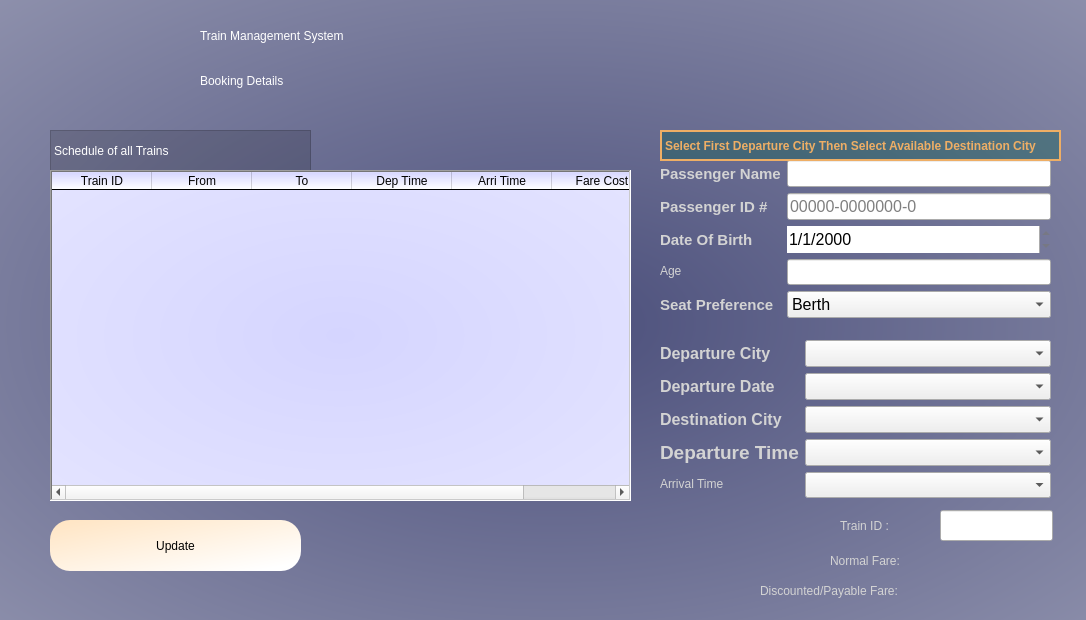
<?xml version="1.0" encoding="UTF-8"?>
<ui version="4.0">
 <class>Booknow</class>
 <widget class="QWidget" name="Booknow">
  <property name="geometry">
   <rect>
    <x>0</x>
    <y>0</y>
    <width>1086</width>
    <height>620</height>
   </rect>
  </property>
  <property name="windowTitle">
   <string>Form</string>
  </property>
  <property name="styleSheet">
   <string notr="true">QWidget#Booknow{
background-color:qradialgradient(spread:pad, cx:0.51165, cy:0.523, radius:2, fx:0.511, fy:0.522727, stop:0 rgba(75, 79, 123, 255), stop:1 rgba(255, 255, 255, 255))}</string>
  </property>
  <widget class="QLabel" name="label">
   <property name="geometry">
    <rect>
     <x>200</x>
     <y>-10</y>
     <width>421</width>
     <height>91</height>
    </rect>
   </property>
   <property name="styleSheet">
    <string notr="true">
font: 26pt &quot;Segoe UI&quot;;color:rgb(255,255,255)</string>
   </property>
   <property name="text">
    <string>Train Management System</string>
   </property>
  </widget>
  <widget class="QLabel" name="label_2">
   <property name="geometry">
    <rect>
     <x>0</x>
     <y>0</y>
     <width>191</width>
     <height>121</height>
    </rect>
   </property>
   <property name="text">
    <string/>
   </property>
   <property name="pixmap">
    <pixmap>../Downloads/train-station.png</pixmap>
   </property>
   <property name="scaledContents">
    <bool>true</bool>
   </property>
  </widget>
  <widget class="QPushButton" name="submitButton">
   <property name="geometry">
    <rect>
     <x>50</x>
     <y>520</y>
     <width>251</width>
     <height>51</height>
    </rect>
   </property>
   <property name="styleSheet">
    <string notr="true">font:600 16pt &quot;Segoe UI&quot;;
border-radius:20px;background-color:
qlineargradient(spread:pad, x1:0, y1:0, x2:1, y2:1, stop:0 rgba(255, 228, 194, 255), stop:0.914773 rgba(255, 255, 255, 255))</string>
   </property>
   <property name="text">
    <string>Update</string>
   </property>
  </widget>
  <widget class="QLabel" name="label_3">
   <property name="geometry">
    <rect>
     <x>200</x>
     <y>60</y>
     <width>221</width>
     <height>41</height>
    </rect>
   </property>
   <property name="styleSheet">
    <string notr="true">font: 20pt &quot;Segoe UI&quot;;color:rgb(255, 255, 255)</string>
   </property>
   <property name="text">
    <string>Booking Details</string>
   </property>
  </widget>
  <widget class="QWidget" name="formLayoutWidget">
   <property name="geometry">
    <rect>
     <x>660</x>
     <y>160</y>
     <width>391</width>
     <height>181</height>
    </rect>
   </property>
   <layout class="QFormLayout" name="formLayout">
    <item row="0" column="0">
     <widget class="QLabel" name="passengerName">
      <property name="font">
       <font>
        <pointsize>11</pointsize>
        <italic>false</italic>
        <bold>true</bold>
       </font>
      </property>
      <property name="styleSheet">
       <string notr="true">font: 700 11pt &quot;Segoe UI&quot;;
color:rgb(211, 211, 211)</string>
      </property>
      <property name="text">
       <string>Passenger Name</string>
      </property>
     </widget>
    </item>
    <item row="0" column="1">
     <widget class="QLineEdit" name="passengerNameinput">
      <property name="enabled">
       <bool>true</bool>
      </property>
      <property name="font">
       <font>
        <pointsize>12</pointsize>
       </font>
      </property>
      <property name="frame">
       <bool>true</bool>
      </property>
      <property name="readOnly">
       <bool>true</bool>
      </property>
     </widget>
    </item>
    <item row="1" column="0">
     <widget class="QLabel" name="iDNumber">
      <property name="font">
       <font>
        <pointsize>11</pointsize>
        <italic>false</italic>
        <bold>true</bold>
       </font>
      </property>
      <property name="styleSheet">
       <string notr="true">font: 700 11pt &quot;Segoe UI&quot;;
color:rgb(211, 211, 211)</string>
      </property>
      <property name="text">
       <string>Passenger ID #</string>
      </property>
     </widget>
    </item>
    <item row="1" column="1">
     <widget class="QLineEdit" name="passengerID">
      <property name="enabled">
       <bool>true</bool>
      </property>
      <property name="font">
       <font>
        <pointsize>12</pointsize>
       </font>
      </property>
      <property name="readOnly">
       <bool>true</bool>
      </property>
      <property name="placeholderText">
       <string>00000-0000000-0</string>
      </property>
     </widget>
    </item>
    <item row="2" column="0">
     <widget class="QLabel" name="dateOfBirth2">
      <property name="font">
       <font>
        <pointsize>11</pointsize>
        <italic>false</italic>
        <bold>true</bold>
       </font>
      </property>
      <property name="styleSheet">
       <string notr="true">font: 700 11pt &quot;Segoe UI&quot;;
color:rgb(211, 211, 211)</string>
      </property>
      <property name="text">
       <string>Date Of Birth</string>
      </property>
     </widget>
    </item>
    <item row="2" column="1">
     <widget class="QDateEdit" name="dateOfBirth">
      <property name="font">
       <font>
        <pointsize>12</pointsize>
       </font>
      </property>
      <property name="focusPolicy">
       <enum>Qt::NoFocus</enum>
      </property>
      <property name="frame">
       <bool>false</bool>
      </property>
      <property name="readOnly">
       <bool>true</bool>
      </property>
      <property name="displayFormat">
       <string>M/d/yyyy</string>
      </property>
      <property name="calendarPopup">
       <bool>false</bool>
      </property>
     </widget>
    </item>
    <item row="4" column="0">
     <widget class="QLabel" name="seatPreference2">
      <property name="font">
       <font>
        <pointsize>11</pointsize>
        <italic>false</italic>
        <bold>true</bold>
       </font>
      </property>
      <property name="styleSheet">
       <string notr="true">font: 700 11pt &quot;Segoe UI&quot;;
color:rgb(211, 211, 211)</string>
      </property>
      <property name="text">
       <string>Seat Preference</string>
      </property>
     </widget>
    </item>
    <item row="4" column="1">
     <widget class="QComboBox" name="seatPreference">
      <property name="font">
       <font>
        <pointsize>12</pointsize>
       </font>
      </property>
      <item>
       <property name="text">
        <string>Berth</string>
       </property>
      </item>
      <item>
       <property name="text">
        <string>Seat</string>
       </property>
      </item>
     </widget>
    </item>
    <item row="5" column="0">
     <widget class="QLabel" name="label_4">
      <property name="text">
       <string/>
      </property>
     </widget>
    </item>
    <item row="3" column="0">
     <widget class="QLabel" name="ageLabel">
      <property name="styleSheet">
       <string notr="true">
font: 700 11pt &quot;Segoe UI&quot;;
color:rgb(211, 211, 211)</string>
      </property>
      <property name="text">
       <string>Age</string>
      </property>
     </widget>
    </item>
    <item row="3" column="1">
     <widget class="QLineEdit" name="age">
      <property name="font">
       <font>
        <pointsize>11</pointsize>
        <bold>false</bold>
       </font>
      </property>
      <property name="readOnly">
       <bool>true</bool>
      </property>
     </widget>
    </item>
   </layout>
  </widget>
  <widget class="QWidget" name="formLayoutWidget_2">
   <property name="geometry">
    <rect>
     <x>660</x>
     <y>340</y>
     <width>391</width>
     <height>164</height>
    </rect>
   </property>
   <layout class="QFormLayout" name="formLayout_2">
    <item row="0" column="0">
     <widget class="QLabel" name="departureCityLabel">
      <property name="font">
       <font>
        <pointsize>12</pointsize>
        <bold>true</bold>
       </font>
      </property>
      <property name="styleSheet">
       <string notr="true">color:rgb(211, 211, 211)</string>
      </property>
      <property name="text">
       <string>Departure City</string>
      </property>
     </widget>
    </item>
    <item row="0" column="1">
     <widget class="QComboBox" name="departureCity">
      <property name="font">
       <font>
        <pointsize>12</pointsize>
       </font>
      </property>
      <item>
       <property name="text">
        <string/>
       </property>
      </item>
      <item>
       <property name="text">
        <string>Karachi</string>
       </property>
      </item>
      <item>
       <property name="text">
        <string>Peshawar</string>
       </property>
      </item>
      <item>
       <property name="text">
        <string>Islamabad</string>
       </property>
      </item>
      <item>
       <property name="text">
        <string>Quetta</string>
       </property>
      </item>
     </widget>
    </item>
    <item row="1" column="0">
     <widget class="QLabel" name="departureDateLabel">
      <property name="font">
       <font>
        <pointsize>12</pointsize>
        <bold>true</bold>
       </font>
      </property>
      <property name="styleSheet">
       <string notr="true">color:rgb(211, 211, 211)</string>
      </property>
      <property name="text">
       <string>Departure Date</string>
      </property>
     </widget>
    </item>
    <item row="1" column="1">
     <widget class="QComboBox" name="departureDate">
      <property name="font">
       <font>
        <pointsize>12</pointsize>
       </font>
      </property>
     </widget>
    </item>
    <item row="2" column="0">
     <widget class="QLabel" name="destinationCityLabel">
      <property name="font">
       <font>
        <pointsize>12</pointsize>
        <bold>true</bold>
       </font>
      </property>
      <property name="styleSheet">
       <string notr="true">color:rgb(211, 211, 211)</string>
      </property>
      <property name="text">
       <string>Destination City</string>
      </property>
     </widget>
    </item>
    <item row="2" column="1">
     <widget class="QComboBox" name="destinationCity">
      <property name="font">
       <font>
        <pointsize>12</pointsize>
       </font>
      </property>
     </widget>
    </item>
    <item row="3" column="0">
     <widget class="QLabel" name="departureTimeLabel">
      <property name="font">
       <font>
        <pointsize>14</pointsize>
        <bold>true</bold>
       </font>
      </property>
      <property name="styleSheet">
       <string notr="true">color:rgb(211, 211, 211)</string>
      </property>
      <property name="text">
       <string>Departure Time</string>
      </property>
     </widget>
    </item>
    <item row="3" column="1">
     <widget class="QComboBox" name="departureTime">
      <property name="font">
       <font>
        <pointsize>12</pointsize>
       </font>
      </property>
     </widget>
    </item>
    <item row="4" column="0">
     <widget class="QLabel" name="arrivalTimeLabel">
      <property name="styleSheet">
       <string notr="true">color:rgb(211, 211, 211);
font: 700 12pt &quot;Segoe UI&quot;;</string>
      </property>
      <property name="text">
       <string>Arrival Time</string>
      </property>
     </widget>
    </item>
    <item row="4" column="1">
     <widget class="QComboBox" name="arrivalTime">
      <property name="font">
       <font>
        <pointsize>11</pointsize>
       </font>
      </property>
     </widget>
    </item>
   </layout>
  </widget>
  <widget class="QLabel" name="label_6">
   <property name="geometry">
    <rect>
     <x>0</x>
     <y>0</y>
     <width>191</width>
     <height>121</height>
    </rect>
   </property>
   <property name="text">
    <string/>
   </property>
   <property name="pixmap">
    <pixmap>../../Downloads/train-station.png</pixmap>
   </property>
   <property name="scaledContents">
    <bool>true</bool>
   </property>
  </widget>
  <widget class="QLineEdit" name="trainID">
   <property name="geometry">
    <rect>
     <x>940</x>
     <y>510</y>
     <width>113</width>
     <height>31</height>
    </rect>
   </property>
   <property name="styleSheet">
    <string notr="true">color:rgb(109, 109, 81);
font: 700 15pt &quot;Segoe UI&quot;;</string>
   </property>
   <property name="readOnly">
    <bool>true</bool>
   </property>
  </widget>
  <widget class="QLabel" name="label_5">
   <property name="geometry">
    <rect>
     <x>840</x>
     <y>510</y>
     <width>91</width>
     <height>31</height>
    </rect>
   </property>
   <property name="styleSheet">
    <string notr="true">font: 700 15pt &quot;Segoe UI&quot;;
color:rgb(211, 211, 211)</string>
   </property>
   <property name="text">
    <string>Train ID :</string>
   </property>
  </widget>
  <widget class="QLabel" name="label_7">
   <property name="geometry">
    <rect>
     <x>660</x>
     <y>130</y>
     <width>401</width>
     <height>31</height>
    </rect>
   </property>
   <property name="font">
    <font>
     <pointsize>9</pointsize>
     <italic>false</italic>
     <bold>true</bold>
    </font>
   </property>
   <property name="styleSheet">
    <string notr="true">color:rgb(238, 174, 101);
font: 700 09pt &quot;Segoe UI&quot;;
background-color:rgba(0,90,70,90)</string>
   </property>
   <property name="frameShape">
    <enum>QFrame::WinPanel</enum>
   </property>
   <property name="text">
    <string>Select First Departure City Then Select Available Destination City  </string>
   </property>
  </widget>
  <widget class="QLabel" name="label_8">
   <property name="geometry">
    <rect>
     <x>50</x>
     <y>130</y>
     <width>261</width>
     <height>41</height>
    </rect>
   </property>
   <property name="styleSheet">
    <string notr="true">font: 20pt &quot;Segoe UI&quot;;color:rgb(255, 255, 255);
background-color:rgba(0,0,0,40)</string>
   </property>
   <property name="frameShape">
    <enum>QFrame::StyledPanel</enum>
   </property>
   <property name="frameShadow">
    <enum>QFrame::Plain</enum>
   </property>
   <property name="text">
    <string>Schedule of all Trains</string>
   </property>
  </widget>
  <widget class="QTableWidget" name="trainsTable">
   <property name="enabled">
    <bool>true</bool>
   </property>
   <property name="geometry">
    <rect>
     <x>50</x>
     <y>170</y>
     <width>581</width>
     <height>331</height>
    </rect>
   </property>
   <property name="font">
    <font>
     <pointsize>10</pointsize>
    </font>
   </property>
   <property name="styleSheet">
    <string notr="true">background-color:qradialgradient(spread:pad, cx:0.494318, cy:0.506, radius:2, fx:0.5, fy:0.5, stop:0 rgba(213, 213, 255, 255), stop:1 rgba(255, 255, 255, 255))</string>
   </property>
   <property name="frameShape">
    <enum>QFrame::WinPanel</enum>
   </property>
   <property name="editTriggers">
    <set>QAbstractItemView::NoEditTriggers</set>
   </property>
   <property name="tabKeyNavigation">
    <bool>false</bool>
   </property>
   <property name="showDropIndicator" stdset="0">
    <bool>false</bool>
   </property>
   <property name="dragDropOverwriteMode">
    <bool>false</bool>
   </property>
   <property name="selectionMode">
    <enum>QAbstractItemView::NoSelection</enum>
   </property>
   <property name="selectionBehavior">
    <enum>QAbstractItemView::SelectRows</enum>
   </property>
   <property name="textElideMode">
    <enum>Qt::ElideNone</enum>
   </property>
   <property name="showGrid">
    <bool>false</bool>
   </property>
   <property name="gridStyle">
    <enum>Qt::NoPen</enum>
   </property>
   <property name="wordWrap">
    <bool>false</bool>
   </property>
   <property name="cornerButtonEnabled">
    <bool>false</bool>
   </property>
   <column>
    <property name="text">
     <string>Train ID</string>
    </property>
   </column>
   <column>
    <property name="text">
     <string>From</string>
    </property>
   </column>
   <column>
    <property name="text">
     <string>To</string>
    </property>
   </column>
   <column>
    <property name="text">
     <string>Dep Time</string>
    </property>
   </column>
   <column>
    <property name="text">
     <string>Arri Time</string>
    </property>
   </column>
   <column>
    <property name="text">
     <string>Fare Cost</string>
    </property>
   </column>
  </widget>
  <widget class="QLabel" name="fare">
   <property name="geometry">
    <rect>
     <x>960</x>
     <y>550</y>
     <width>91</width>
     <height>21</height>
    </rect>
   </property>
   <property name="styleSheet">
    <string notr="true">font: 700 14pt &quot;Segoe UI&quot;;color:rgb(75, 75, 56)</string>
   </property>
   <property name="text">
    <string/>
   </property>
  </widget>
  <widget class="QLabel" name="fare_2">
   <property name="geometry">
    <rect>
     <x>980</x>
     <y>580</y>
     <width>91</width>
     <height>21</height>
    </rect>
   </property>
   <property name="styleSheet">
    <string notr="true">font: 700 14pt &quot;Segoe UI&quot;;color:rgb(75, 75, 56)</string>
   </property>
   <property name="text">
    <string/>
   </property>
  </widget>
  <widget class="QLabel" name="label_9">
   <property name="geometry">
    <rect>
     <x>830</x>
     <y>550</y>
     <width>101</width>
     <height>21</height>
    </rect>
   </property>
   <property name="styleSheet">
    <string notr="true">font: 700 12pt &quot;Segoe UI&quot;;
color:rgb(211, 211, 211)</string>
   </property>
   <property name="text">
    <string>Normal Fare:</string>
   </property>
  </widget>
  <widget class="QLabel" name="label_10">
   <property name="geometry">
    <rect>
     <x>760</x>
     <y>580</y>
     <width>201</width>
     <height>21</height>
    </rect>
   </property>
   <property name="styleSheet">
    <string notr="true">font: 700 12pt &quot;Segoe UI&quot;;
color:rgb(211, 211, 211)</string>
   </property>
   <property name="text">
    <string>Discounted/Payable Fare:</string>
   </property>
  </widget>
  <widget class="QLabel" name="discount">
   <property name="geometry">
    <rect>
     <x>410</x>
     <y>530</y>
     <width>321</width>
     <height>31</height>
    </rect>
   </property>
   <property name="styleSheet">
    <string notr="true">font: 12pt &quot;Segoe UI&quot;;color:rgb(255, 0, 0)</string>
   </property>
   <property name="text">
    <string/>
   </property>
  </widget>
 </widget>
 <resources/>
 <connections/>
</ui>
